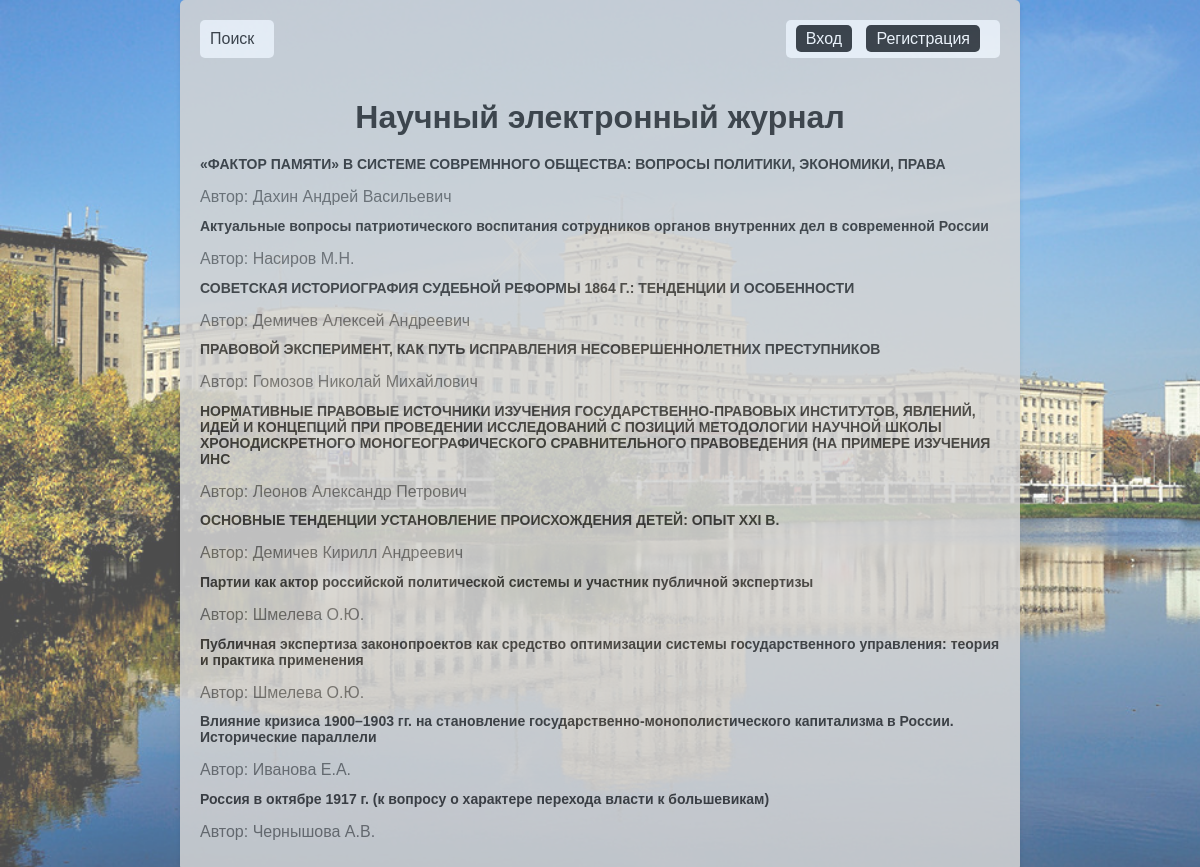
The page / on the database its author committed.
### журнал/models.py (models this page shows, shortened)
class Article(models.Model):
    author = models.CharField(max_length=255)
    content = models.TextField()
    publicationDate = models.DateField()
    title = models.CharField(max_length=255)

### журнал/views.py (the view)
# urls.py: path('', views.UserInterface.index, name='index'),
    @staticmethod
    def index(request):
        articles = Article.objects.all()
        return render(request, 'index.html', {'title': 'научный_электронный_журнал', 'articles': articles})

### журнал/templates/index.html (shortened to what this page needs)
<!DOCTYPE html>
<html>
<head>
    {% load static %}
</head>
<body>
    <div class="container">
        <div class="search-box">
            <a href="/search_title/">Поиск</a>
        </div>
        <div class="login-register-box">
            <a href="/login/">Вход</a>
            <a href="/register/">Регистрация</a>
        </div>
        <h1>Научный электронный журнал</h1>
        {% for article in articles %}
        <h2 style="font-size: 14px;"><a href="/{{ article.id }}/">{{ article.title }}</a></h2>
        <p>Автор: {{ article.author }}</p>
    {% endfor %}
    </div>
</body>
</html>

### журнал/templates/index.html (style rules this page uses)
body { background-image: url('/static/images/1.png'); background-size: cover; font-family: Arial, sans-serif; margin: 0; padding: 0; }
.container { max-width: 800px; margin: 0 auto; background-color: #d4d4d4; padding: 20px; border-radius: 5px; box-shadow: 0 2px 5px rgba(0, 0, 0, 0.1); opacity:0.85; }
h1 { color: #333; text-align: center; margin-bottom: 20px; }
h2 { color: #333; font-size: 18px; margin-bottom: 10px; }
p { color: #666; margin-bottom: 10px; }
a { color: #333; text-decoration: none; margin-right: 10px; }
.search-box { background-color: #f9f9f9; padding: 10px; border-radius: 5px; display: inline-block; margin-bottom: 20px; }
.login-register-box { background-color: #f9f9f9; padding: 10px; border-radius: 5px; display: block; float: right; margin-bottom: 20px; }
.login-register-box a { color: #fff; background-color: #333; padding: 5px 10px; border-radius: 5px; }

### rows shown on the page
Article: title "«ФАКТОР ПАМЯТИ» В СИСТЕМЕ СОВРЕМННОГО ОБЩЕСТВА: ВОПРОСЫ ПОЛИТИКИ, ЭКОНОМИКИ, ПРАВА", author "Дахин Андрей Васильевич"
Article: title "Актуальные вопросы патриотического воспитания сотрудников органов внутренних дел в современной России", author "Насиров М.Н."
Article: title "СОВЕТСКАЯ ИСТОРИОГРАФИЯ СУДЕБНОЙ РЕФОРМЫ 1864 Г.: ТЕНДЕНЦИИ И ОСОБЕННОСТИ", author "Демичев Алексей Андреевич"
Article: title "ПРАВОВОЙ ЭКСПЕРИМЕНТ, КАК ПУТЬ ИСПРАВЛЕНИЯ НЕСОВЕРШЕННОЛЕТНИХ ПРЕСТУПНИКОВ", author "Гомозов Николай Михайлович"
Article: title "НОРМАТИВНЫЕ ПРАВОВЫЕ ИСТОЧНИКИ ИЗУЧЕНИЯ ГОСУДАРСТВЕННО-ПРАВОВЫХ ИНСТИТУТОВ, ЯВЛЕНИЙ, ИДЕЙ И КОНЦЕПЦИЙ ПРИ ПРОВЕДЕНИИ ИССЛЕДОВАНИЙ С ПОЗИЦИЙ МЕТОДОЛОГИИ НАУЧНОЙ ШКОЛЫ ХРОНОДИСКРЕТНОГО МОНОГЕОГРАФИЧЕСКОГО СРАВНИТЕЛЬНОГО ПРАВОВЕДЕНИЯ (НА ПРИМЕРЕ ИЗУЧЕНИЯ ИНС", author "Леонов Александр Петрович"
Article: title "ОСНОВНЫЕ ТЕНДЕНЦИИ УСТАНОВЛЕНИЕ ПРОИСХОЖДЕНИЯ ДЕТЕЙ: ОПЫТ XXI В.", author "Демичев Кирилл Андреевич"
Article: title "Партии как актор российской политической системы и участник публичной экспертизы", author "Шмелева О.Ю."
Article: title "Публичная экспертиза законопроектов как средство оптимизации системы государственного управления: теория и практика применения", author "Шмелева О.Ю."
Article: title "Влияние кризиса 1900–1903 гг. на становление государственно-монополистического капитализма в России. Исторические параллели", author "Иванова Е.А."
Article: title "Россия в октябре 1917 г. (к вопросу о характере перехода власти к большевикам)", author "Чернышова А.В."
